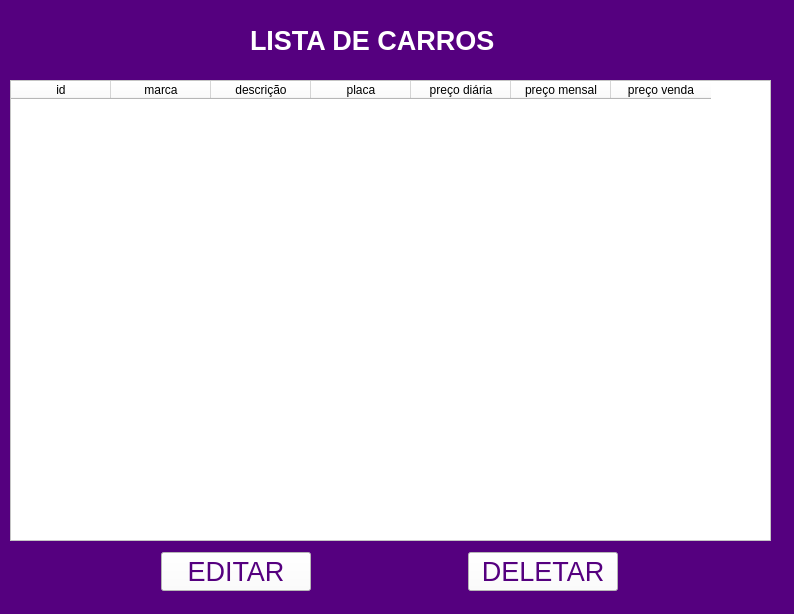
<?xml version="1.0" encoding="UTF-8"?>
<ui version="4.0">
 <class>MainWindow</class>
 <widget class="QMainWindow" name="MainWindow">
  <property name="geometry">
   <rect>
    <x>0</x>
    <y>0</y>
    <width>794</width>
    <height>614</height>
   </rect>
  </property>
  <property name="windowTitle">
   <string>MainWindow</string>
  </property>
  <widget class="QWidget" name="centralwidget">
   <widget class="QFrame" name="frame">
    <property name="geometry">
     <rect>
      <x>-240</x>
      <y>-100</y>
      <width>1401</width>
      <height>1011</height>
     </rect>
    </property>
    <property name="styleSheet">
     <string notr="true">background-color: rgb(85, 0, 127);
color: rgb(255, 255, 255)</string>
    </property>
    <property name="frameShape">
     <enum>QFrame::StyledPanel</enum>
    </property>
    <property name="frameShadow">
     <enum>QFrame::Raised</enum>
    </property>
    <widget class="QLabel" name="label">
     <property name="geometry">
      <rect>
       <x>490</x>
       <y>120</y>
       <width>251</width>
       <height>41</height>
      </rect>
     </property>
     <property name="font">
      <font>
       <pointsize>20</pointsize>
       <weight>75</weight>
       <bold>true</bold>
      </font>
     </property>
     <property name="text">
      <string>LISTA DE CARROS</string>
     </property>
    </widget>
    <widget class="QTableWidget" name="tableWidget">
     <property name="geometry">
      <rect>
       <x>250</x>
       <y>180</y>
       <width>761</width>
       <height>461</height>
      </rect>
     </property>
     <property name="styleSheet">
      <string notr="true">color: rgb(0, 0, 0);
background-color: rgb(255, 255, 255);</string>
     </property>
     <column>
      <property name="text">
       <string>id</string>
      </property>
     </column>
     <column>
      <property name="text">
       <string>marca</string>
      </property>
     </column>
     <column>
      <property name="text">
       <string>descrição</string>
      </property>
     </column>
     <column>
      <property name="text">
       <string>placa</string>
      </property>
     </column>
     <column>
      <property name="text">
       <string>preço diária</string>
      </property>
     </column>
     <column>
      <property name="text">
       <string>preço mensal</string>
      </property>
     </column>
     <column>
      <property name="text">
       <string>preço venda</string>
      </property>
     </column>
    </widget>
    <widget class="QWidget" name="layoutWidget">
     <property name="geometry">
      <rect>
       <x>250</x>
       <y>650</y>
       <width>761</width>
       <height>43</height>
      </rect>
     </property>
     <layout class="QHBoxLayout" name="horizontalLayout_2">
      <item>
       <widget class="QPushButton" name="editar">
        <property name="sizePolicy">
         <sizepolicy hsizetype="Minimum" vsizetype="Fixed">
          <horstretch>0</horstretch>
          <verstretch>0</verstretch>
         </sizepolicy>
        </property>
        <property name="minimumSize">
         <size>
          <width>50</width>
          <height>20</height>
         </size>
        </property>
        <property name="maximumSize">
         <size>
          <width>150</width>
          <height>16777215</height>
         </size>
        </property>
        <property name="font">
         <font>
          <pointsize>20</pointsize>
         </font>
        </property>
        <property name="cursor">
         <cursorShape>PointingHandCursor</cursorShape>
        </property>
        <property name="styleSheet">
         <string notr="true">background-color: rgb(255, 255, 255);
color: rgb(85, 0, 127);</string>
        </property>
        <property name="text">
         <string>EDITAR</string>
        </property>
       </widget>
      </item>
      <item>
       <widget class="QPushButton" name="deletar">
        <property name="sizePolicy">
         <sizepolicy hsizetype="Minimum" vsizetype="Fixed">
          <horstretch>0</horstretch>
          <verstretch>0</verstretch>
         </sizepolicy>
        </property>
        <property name="minimumSize">
         <size>
          <width>50</width>
          <height>20</height>
         </size>
        </property>
        <property name="maximumSize">
         <size>
          <width>150</width>
          <height>16777215</height>
         </size>
        </property>
        <property name="font">
         <font>
          <pointsize>20</pointsize>
         </font>
        </property>
        <property name="cursor">
         <cursorShape>PointingHandCursor</cursorShape>
        </property>
        <property name="styleSheet">
         <string notr="true">background-color: rgb(255, 255, 255);
color: rgb(85, 0, 127);</string>
        </property>
        <property name="text">
         <string>DELETAR</string>
        </property>
       </widget>
      </item>
     </layout>
    </widget>
   </widget>
  </widget>
 </widget>
 <resources/>
 <connections/>
</ui>
